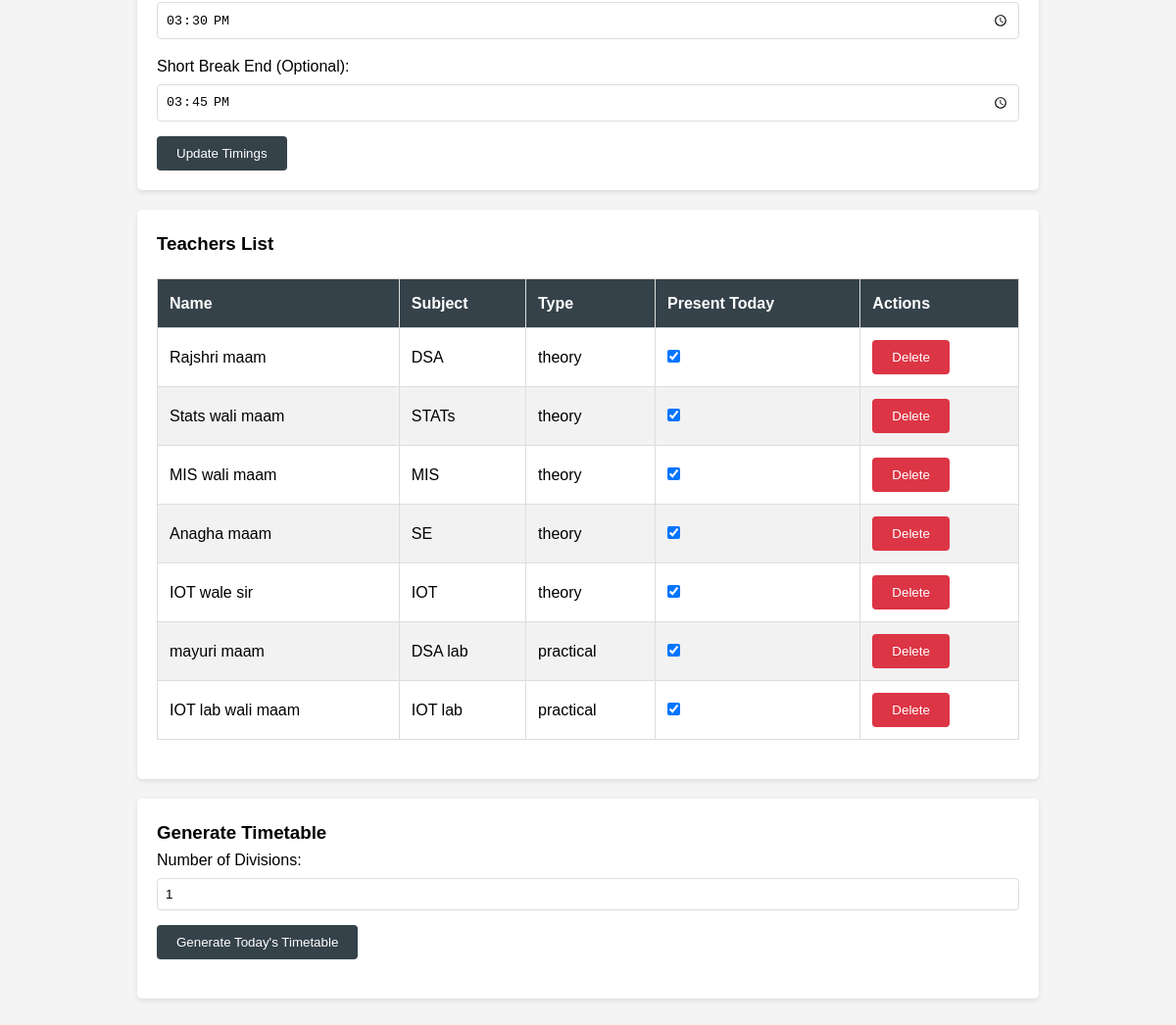
Page /dashboard (signed in, lower part) on the earlier database version.
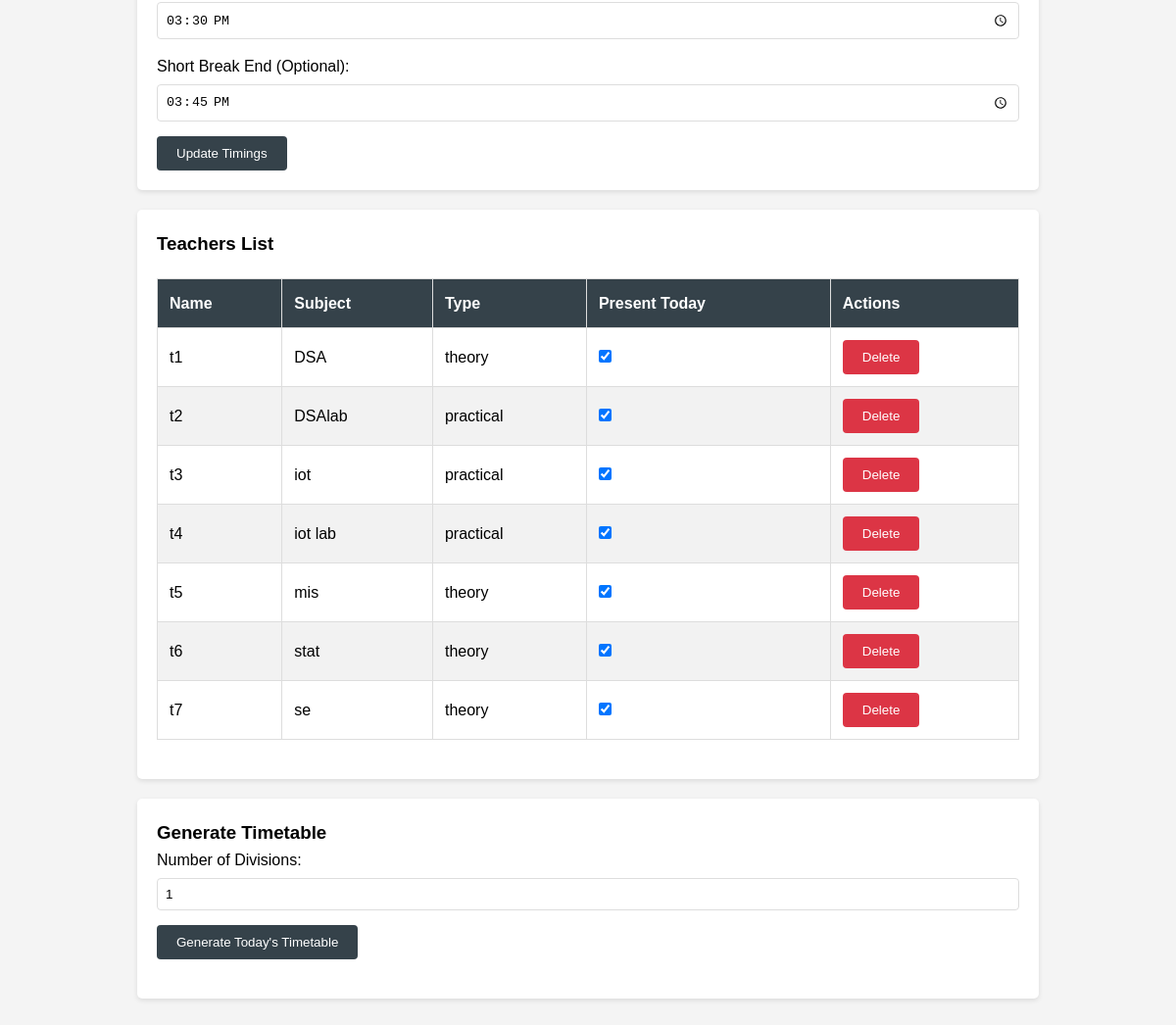
Same page on the later database version.
### models.py (models this page shows)
class CollegeTimings(db.Model):
    id = db.Column(db.Integer, primary_key=True)
    hod_id = db.Column(db.Integer, db.ForeignKey('user.id'), nullable=False)
    start_time = db.Column(db.String(5), nullable=False)  # Format: "HH:MM"
    end_time = db.Column(db.String(5), nullable=False)
    lunch_start = db.Column(db.String(5), nullable=False)
    lunch_end = db.Column(db.String(5), nullable=False)
    short_break_start = db.Column(db.String(5), nullable=True)
    short_break_end = db.Column(db.String(5), nullable=True)

class Teacher(db.Model):
    id = db.Column(db.Integer, primary_key=True)
    name = db.Column(db.String(100), nullable=False)
    subject = db.Column(db.String(100), nullable=False)
    lecture_type = db.Column(db.String(20), nullable=False)  # 'theory' or 'practical'
    department = db.Column(db.String(100), nullable=False)
    hod_id = db.Column(db.Integer, db.ForeignKey('user.id'), nullable=False)
    is_present = db.Column(db.Boolean, default=False)

### app.py (the view)
@app.route('/dashboard')
@login_required
def dashboard():
    teachers = Teacher.query.filter_by(hod_id=current_user.id).all()
    timings = CollegeTimings.query.filter_by(hod_id=current_user.id).first()
    return render_template('dashboard.html', teachers=teachers, timings=timings)

### app.py (called while the page is built)
@login_manager.user_loader
def load_user(user_id):
    return User.query.get(int(user_id))

### templates/dashboard.html (shortened to what this page needs)
{% extends "base.html" %}
{% block content %}
<div class="card">
    <form action="{{ url_for('update_timings') }}" method="POST">
        <div class="form-group">
            <input type="time" id="short_break_start" name="short_break_start" value="{{ timings.short_break_start if timings else '' }}">
        </div>
        <div class="form-group">
            <label for="short_break_end">Short Break End (Optional):</label>
            <input type="time" id="short_break_end" name="short_break_end" value="{{ timings.short_break_end if timings else '' }}">
        </div>
        <button type="submit" class="btn">Update Timings</button>
    </form>
</div>
<div class="card">
    <h3>Teachers List</h3>
    <table>
        <thead>
            <tr>
                <th>Name</th>
                <th>Subject</th>
                <th>Type</th>
                <th>Present Today</th>
                <th>Actions</th>
            </tr>
        </thead>
        <tbody>
            {% for teacher in teachers %}
            <tr>
                <td>{{ teacher.name }}</td>
                <td>{{ teacher.subject }}</td>
                <td>{{ teacher.lecture_type }}</td>
                <td>
                    <input type="checkbox"
                           class="attendance-checkbox"
                           data-teacher-id="{{ teacher.id }}"
                           {% if teacher.is_present %}checked{% endif %}>
                </td>
                <td>
                    <form action="{{ url_for('delete_teacher', teacher_id=teacher.id) }}" method="POST" style="display: inline;">
                        <button type="submit" class="btn" style="background-color: #dc3545;">Delete</button>
                    </form>
                </td>
            </tr>
            {% endfor %}
        </tbody>
    </table>
</div>
<div class="card">
    <h3>Generate Timetable</h3>
    <div class="form-group">
        <label for="num_divisions">Number of Divisions:</label>
        <input type="number" id="num_divisions" name="num_divisions" min="1" max="10" value="1" required>
    </div>
    <button id="generate-btn" class="btn">Generate Today's Timetable</button>
</div>
{% endblock %}

### templates/base.html (shortened to what this page needs)
<!DOCTYPE html>
<html lang="en">
<head>
</head>
<body>
    <div class="container">
        {% block content %}{% endblock %}
    </div>
</body>
</html>

### templates/base.html (style rules this page uses)
* { margin: 0; padding: 0; box-sizing: border-box; }
body { font-family: Arial, sans-serif; line-height: 1.6; background-color: #f4f4f4; }
.container { width: 80%; margin: 0 auto; padding: 20px; }
.card { background: white; padding: 20px; margin: 20px 0; border-radius: 5px; box-shadow: 0 2px 5px rgba(0,0,0,0.1); }
.form-group { margin-bottom: 15px; }
.form-group label { display: block; margin-bottom: 5px; }
.form-group input, .form-group select { width: 100%; padding: 8px; border: 1px solid #ddd; border-radius: 4px; }
.btn { display: inline-block; background: #35424a; color: white; padding: 10px 20px; border: none; border-radius: 4px; cursor: pointer; text-decoration: none; }
table { width: 100%; border-collapse: collapse; margin: 20px 0; }
table, th, td { border: 1px solid #ddd; }
th, td { padding: 12px; text-align: left; }
th { background-color: #35424a; color: white; }
tr:nth-child(even) { background-color: #f2f2f2; }

Differences in the rows shown:
changed Teacher "DSA": name "Rajshri maam" → "t1"
changed Teacher: name "Stats wali maam" → "t2"; subject "STATs" → "DSAlab"; lecture_type "theory" → "practical"
changed Teacher: name "MIS wali maam" → "t3"; subject "MIS" → "iot"; lecture_type "theory" → "practical"
changed Teacher: name "Anagha maam" → "t4"; subject "SE" → "iot lab"; lecture_type "theory" → "practical"
changed Teacher: name "IOT wale sir" → "t5"; subject "IOT" → "mis"
changed Teacher: name "mayuri maam" → "t6"; subject "DSA lab" → "stat"; lecture_type "practical" → "theory"
changed Teacher (number 7 of 7 on the later page): name "IOT lab wali maam" → "t7"; subject "IOT lab" → "se"; lecture_type "practical" → "theory"
